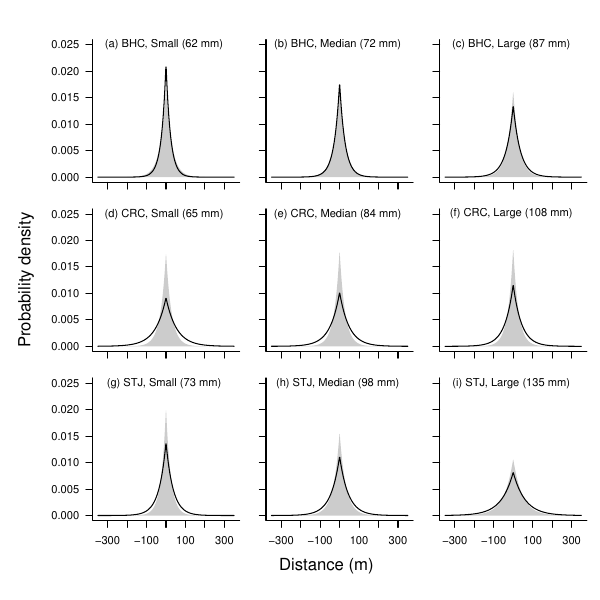

Reproduce this figure in R.
# Script for figure 2
# Data and text ----
  source("function_figure.R")
  dat <- read.csv("data/data_itg2019-10-24.csv")
  Panel <- rbind( c("(a)", "(b)", "(c)"),
                  c("(d)", "(e)", "(f)"),
                  c("(g)", "(h)", "(i)") )
  Size <- c("Small", "Median", "Large")
  Species <- c("BHC", "CRC", "STJ")
  xlim <- 350
  
# Plot ----
  pdf("figure_dispersal_R1.pdf", 6, 6)
    par(mfrow = c(3, 3), mar = c(1,2,1,0), oma=c(5,5,2,1))
    for(i in 1:3){
      SP <- Species[i]
      dd <- dat[dat$species==SP,]
      scl.size <- quantile(scale(dd$St_Size), c(0.2,0.5,0.8), na.rm = T)
      unscl.size <- quantile(dd$St_Size, c(0.2,0.5,0.8), na.rm = T)
      
      est <- read.csv(paste0("result/summary_", SP, "2019-10-31Q99.csv") )
      lambda0 <- sapply(scl.size, function(x) 1/exp(est[1,"X50."] + est[3,"X50."]*x + est[6,"X50."]*0.5) )
      lambda1 <- sapply(scl.size, function(x) 1/exp(est[1,"X50."] + est[2,"X50."] + (est[3,"X50."] + est[4,"X50."])*x + est[6,"X50."]*0.5) )
      
      x <- seq(-xlim, xlim, length = 500); Ylim <- 0.025
      for(j in 1:3){
        figure(lambda1 = lambda1[j], lambda0 = lambda0[j],
               xlim = xlim, ylim = Ylim,
               xlab = ifelse(i==3, T, F), ylab = ifelse(j==1, T, F))
        text(x = -10, y = Ylim, adj = 0.5,
             labels = paste0(Panel[i,j]," ", SP, ", ", Size[j], " (", unscl.size[j], " mm)") )
      }
    }  
    mtext(text = "Distance (m)", 1, outer = T, line = 2)
    mtext(text = "Probability density", 2, outer = T, line = 2.5)
  dev.off()
